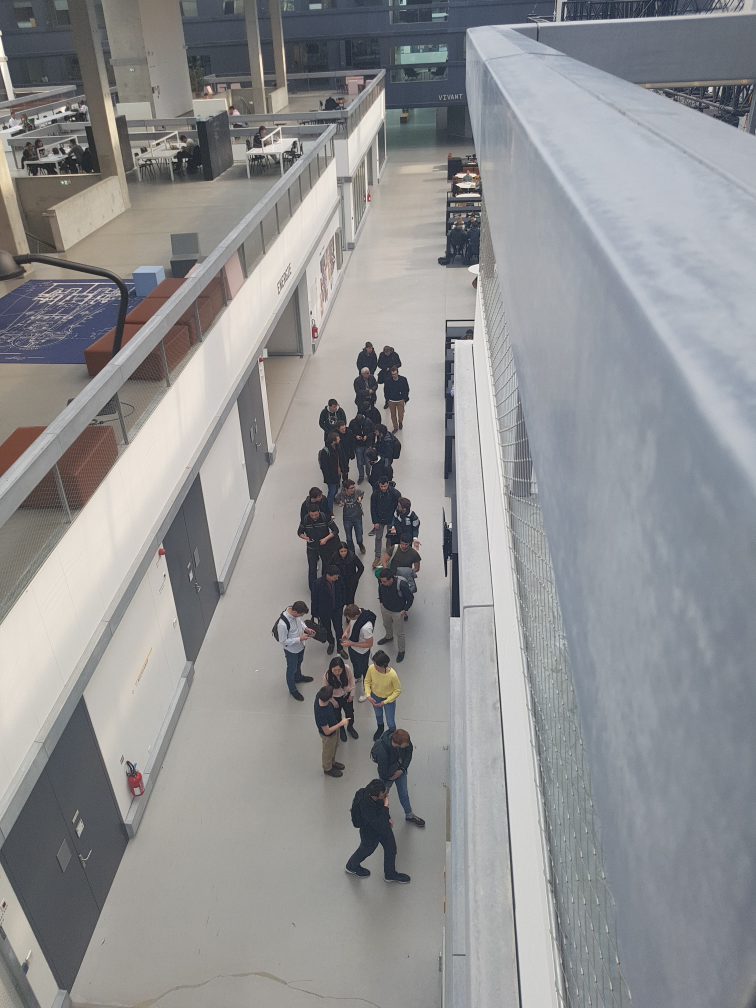
#> input picture data/img/52269926_2316071585316148_7710627642591936512_n.jpg, 3024 x 4032 px, found by its file name (shown at 1/4 size); its folder holds 4 pictures in this run
$ jupyter execute --allow-errors Data_augmentation.ipynb
#> lines starting #> are read from the running program, lines starting #| are printed output that depends on the picture
## Data Augmentation
Ce script vise à augmenter le nombre de données pour le problème de régression.
Pour chaque photo du dataset, on transforme la photo et on lui associe le même label que la photo initiale.
Les transformations utilisées sont les suivantes :
- Augmentation / Diminution du contraste
- Ajout d'un bruit gaussien
- Augmentation / Diminution de la luminosité
- Floutage de la photo

[cell 1]
# Importation des librairies utiles
import os
import cv2
import time
import numpy as np
from random import randint
import matplotlib.pyplot as plt
from PIL import Image, ImageEnhance

[cell 2]
# Chemin vers les données
PATH_IMG = "/home/erwan/Centrale/OSY/DEEPL/Projet/QueueDetection/data/img/"
PATH_LABEL = "/home/erwan/Centrale/OSY/DEEPL/Projet/QueueDetection/data/labels/regression"

[cell 3]
# Lecture des données
def load_data(path_img, path_labels, img_size=64):
#> called with img_size = 256
    x_data = list()
    y_data = list()
    print("Lecture des données...")
    for file in os.listdir(path_labels):
        if not os.path.isfile(os.path.join(path_labels, file)):
            continue
        name, ext = file.split(".")
        img_name = str(name) + ".jpg"
        if img_name in os.listdir(path_img):
            # Lecture de l'image
            img_path = os.path.join(path_img, img_name)
            img = cv2.imread(img_path, cv2.IMREAD_COLOR)
#> img is the input picture: shape (4032, 3024, 3); mean B, G, R 146.2, 144.8, 144.2
            img = cv2.cvtColor(img, cv2.COLOR_BGR2RGB)
            img = cv2.resize(img, (img_size, img_size)).astype(np.float32)
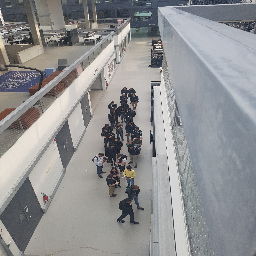
#> img: shape (256, 256, 3) float32; mean R, G, B 144.1, 144.7, 146.1
            # Lecture du label
            with open(os.path.join(path_labels, file), 'r') as file_label:
                label = file_label.read()
            # Ajout de la donnée
            x_data.append(img)
            y_data.append(int(label))

    return x_data, y_data


$ run again, on data/img/53246922_604563300009659_2818076992371425280_n.jpg
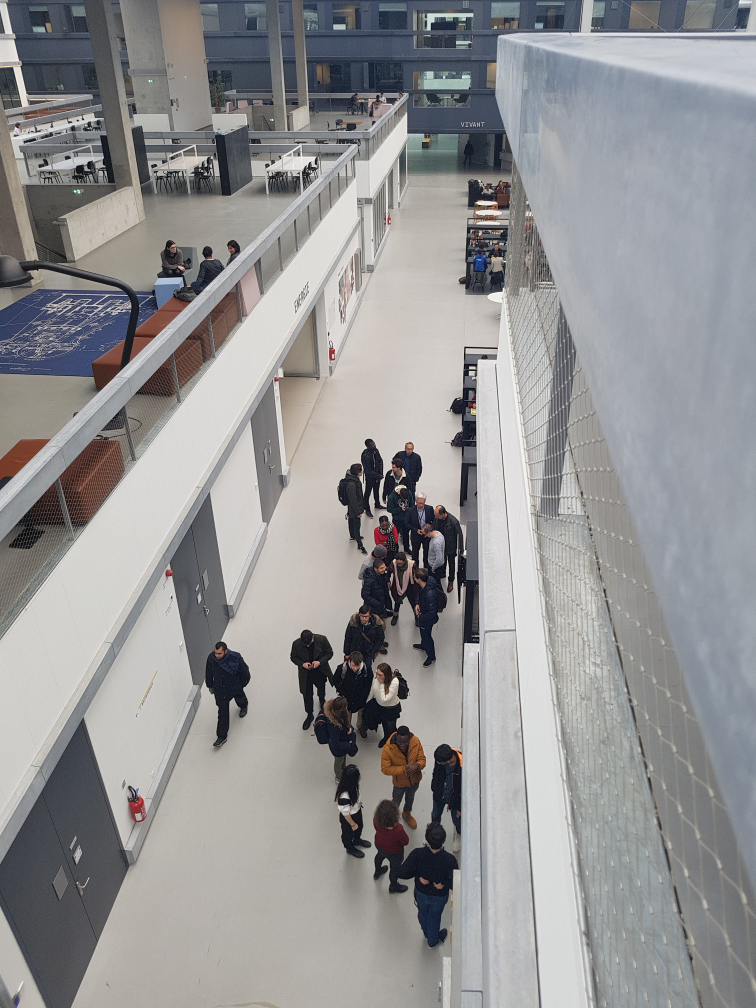
#> input picture data/img/53246922_604563300009659_2818076992371425280_n.jpg, 3024 x 4032 px, found by its file name (shown at 1/4 size)
#> in load_data, img is the input picture: shape (4032, 3024, 3); mean B, G, R 148.4, 147.4, 147.7
#> in load_data, `img = cv2.resize(img, (img_size, img_size)).astype(np.float32)`:
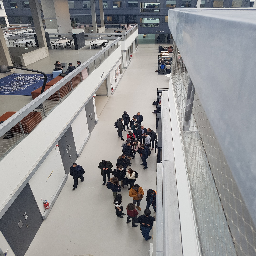
#> img: shape (256, 256, 3) float32; mean R, G, B 147.7, 147.4, 148.4

$ run again, on data/img/53374877_302789947059863_6787026493596762112_n.jpg
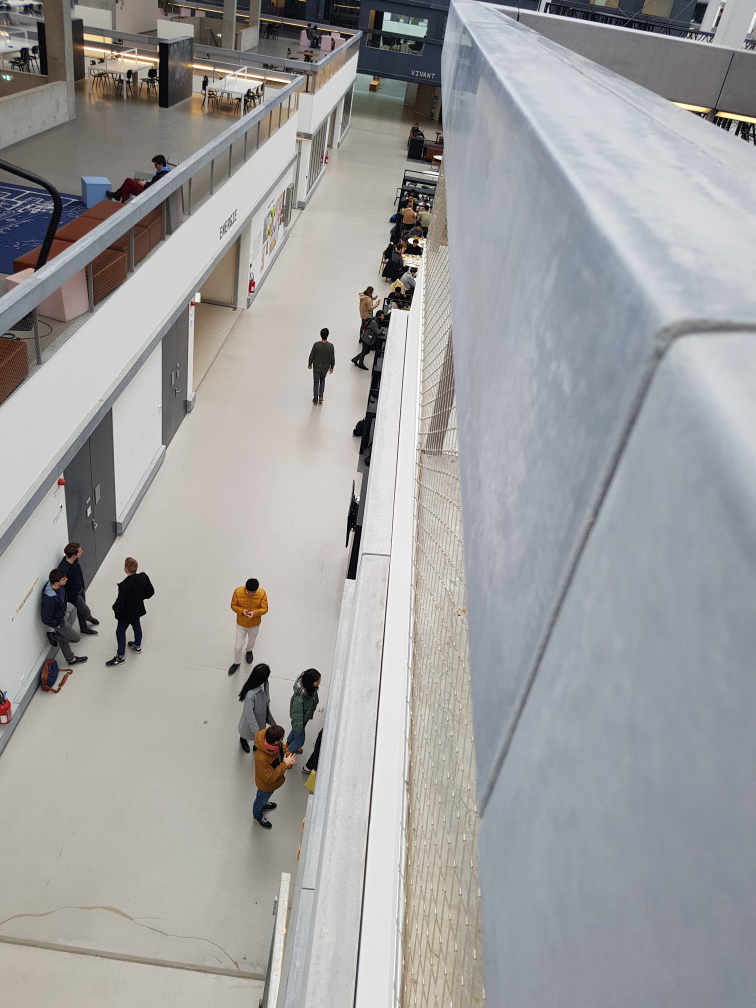
#> input picture data/img/53374877_302789947059863_6787026493596762112_n.jpg, 3024 x 4032 px, found by its file name (shown at 1/4 size)
#> in load_data, img is the input picture: shape (4032, 3024, 3); mean B, G, R 159.4, 159, 159.2
#> in load_data, `img = cv2.resize(img, (img_size, img_size)).astype(np.float32)`:
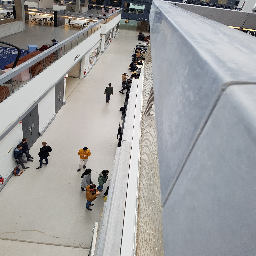
#> img: shape (256, 256, 3) float32; mean R, G, B 159.2, 159, 159.3
